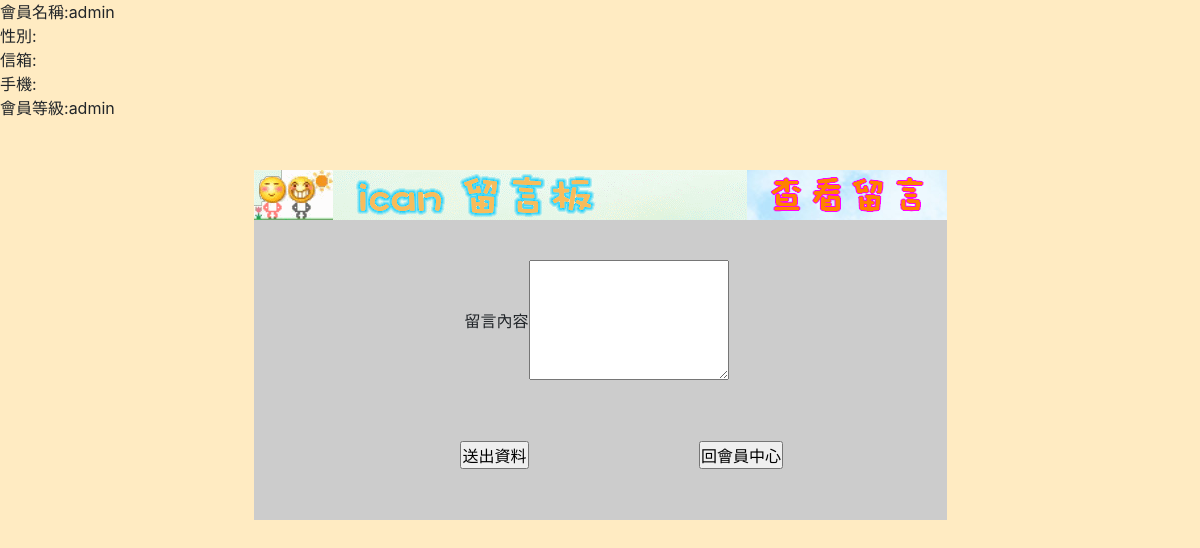
Before: /留言板/mytempweb/messageboard.php (signed in) with the older database file.
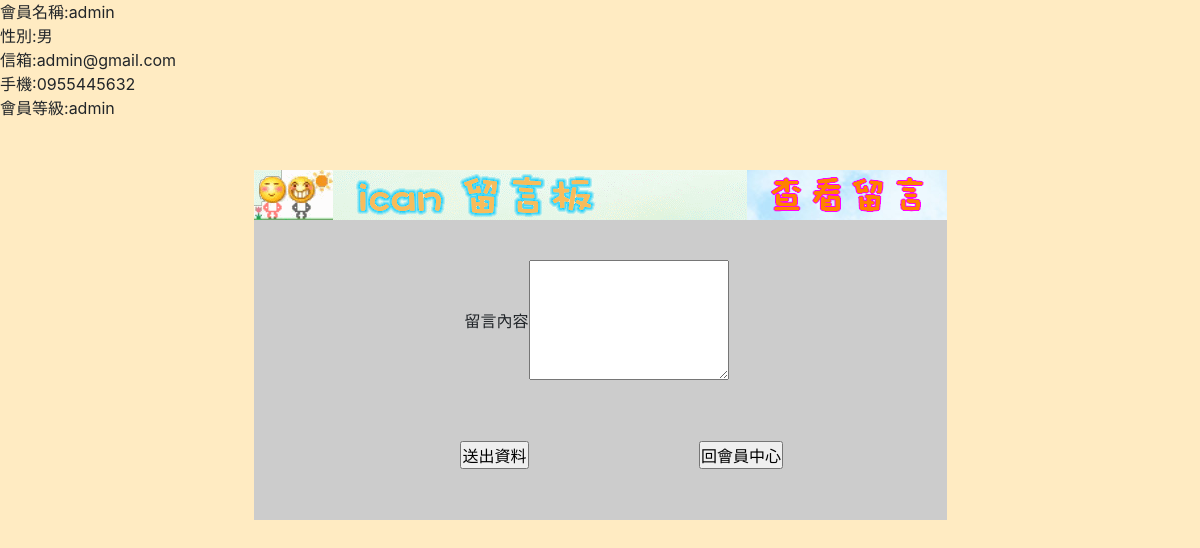
After: the same page with the newer database file.
### tables this page shows
CREATE TABLE `memberdata` (
  `m_id` int(10) NOT NULL,
  `m_name` varchar(20) NOT NULL,
  `m_username` varchar(20) NOT NULL,
  `m_passwd` varchar(100) NOT NULL,
  `m_sex` enum('男','女') NOT NULL,
  `m_birthday` date DEFAULT NULL,
  `m_email` varchar(100) DEFAULT NULL,
  `m_phone` varchar(100) DEFAULT NULL,
  `m_address` varchar(100) DEFAULT NULL,
  `m_level` enum('admin','member') NOT NULL DEFAULT 'member',
  `m_login` int(11) UNSIGNED NOT NULL DEFAULT 0,
  `m_logintime` datetime DEFAULT NULL,
  `m_jointime` datetime NOT NULL
);

### 留言板/mytempweb/messageboard.php (the view, shortened to what this page needs)
<?php
require_once("../connMysql.php");
$selectmember="SELECT `m_username`,`m_sex`,`m_email`,`m_phone`,`m_level` FROM `memberdata` WHERE `m_username`= '{$_SESSION["loginMember"]}'";
$pick=$db_link->query($selectmember);
$messagemember=$pick->fetch_assoc();
echo "會員名稱:".$messagemember['m_username']."<br>";
echo "性別:".$messagemember['m_sex']."<br>";
echo "信箱:".$messagemember['m_email']."<br>";
echo "手機:".$messagemember['m_phone']."<br>";
echo "會員等級:".$messagemember['m_level']."<br>";
?>
<!DOCTYPE html>
<html>
<head>
    <link href="font-awesome-4.7.0/css/font-awesome.min.css" rel="stylesheet" />
    <link href="css/bootstrap.min.css" rel="stylesheet" />
    <link href="css/ican.css" rel="stylesheet" />
</head>
<body>
<div class="divboard">
    <div id="boardhead" >
        <div id="boardheadL">
            <img name="board_r1_c1" src="../images/messageboard/messagelogo.gif" width="493" height="50" border="0" alt="">
        </div>
        <div id="boardheadR">
            <a href="admin/adminmessage.php"><img src="../images/messageboard/querymessage.png" alt="" name="adminpagebutton"></a>
        </div>
    </div>
    <div id="boardcontent">
        <form id="boardform" name="form1" method="POST" action="">
            <table align="center" width="700px">
                <tr>
                    <td width="275px" height="200" align="right">留言內容</td>
                    <td height="200px"><textarea name="guestcontent" id="guestcontent" cols="30" rows="10"></textarea></td>
                </tr>
                <tr>
                    <td height="70px" align="right"><input id="submit"  name="submit" type="submit" value="送出資料" ></td>
                    <td height="70px"  align="center"><a href="../member.php"><input id="logout" name="logout" type="button" value="回會員中心" ></a></td>
                </tr>
            </table>
        </form>
    </div>
</div>
</body>
</html>

### css/ican.css (style rules this page uses)
* { padding: 0; font-family: 'Noto Sans TC', sans-serif; list-style: none; }
body { background-color: #FFEBC2; transition: transform .5 ease; }

### 留言板/mytempweb/messageboard.php (style rules this page uses)
.divboard { padding-top:50px; }
#boardform { background-image: url(https://picsum.photos/900/500/); width:693px; height:300px; margin:0px auto; }
#guestcontent { width: 200px; height:120px; }
#boardcontent { margin-top:100px; margin-bottom:50px; margin:0px; height:400px; }
#boardhead { width:693px; height:50px; margin:0px auto; }
#boardheadL { float:left; }
#boardheadR { float:right; }

Changed rows visible on the page:
changed memberdata "admin": m_sex (not shown) → "男"; m_email (not shown) → "admin@gmail.com"; m_phone (not shown) → "0955445632"
